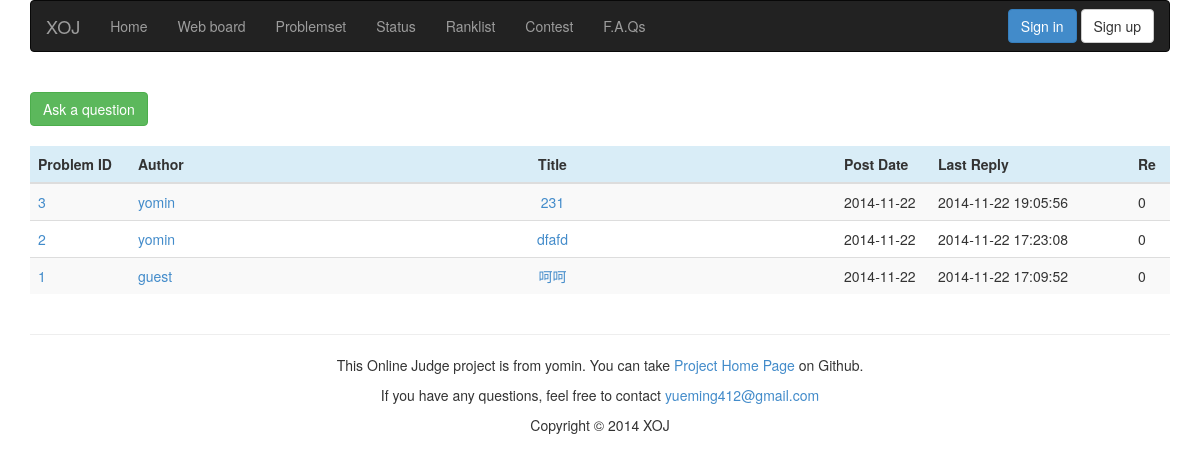
/discuss/, run on an earlier commit of the app's database.
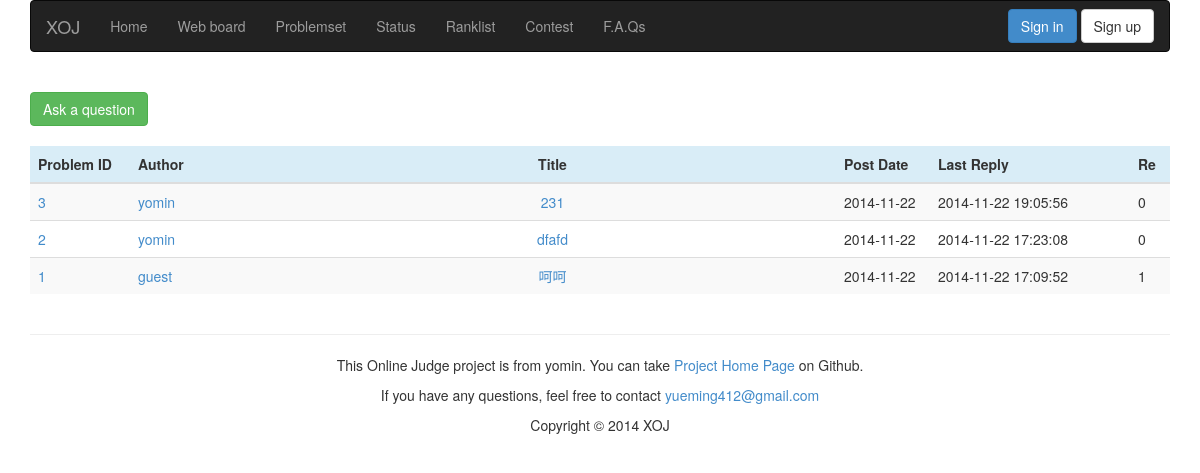
And on a later commit of the database.
### appfile/models.py (models this page shows, shortened)
class Comment(db.Model):
    tid = db.Column(db.Integer, primary_key = True)
    pid = db.Column(db.Integer)
    userid = db.Column(db.String(22))
    nickname = db.Column(db.String(22))
    title = db.Column(db.String(32))
    content = db.Column(db.Text)
    post_time = db.Column(db.String(19))
    last_reply = db.Column(db.String(19))
    re = db.Column(db.Integer, default = 0)
    replys = db.relationship('Reply', backref = db.backref('comment'))

### appfile/views.py (the view)
@app.route('/discuss/')
def discuss():
    pid = request.args.get('pid')
    if pid:
        comment_list = Comment.query.filter_by(pid = pid).order_by(Comment.last_reply.desc()).all()
    else:
        comment_list = Comment.query.order_by(Comment.last_reply.desc()).all()
    return render_template('discuss.html', comment_list = comment_list, pid = pid)

### appfile/views.py (called while the page is built)
@app.before_request
def before_request():
    g.user = current_user
    if g.user.is_authenticated():
        g.url = url_for('userinfo',userid = g.user.userid)

### appfile/templates/discuss.html (shortened to what this page needs)
{% extends "base.html" %}
{% block content %}
<br>
<div class="container">
    <a href={{ url_for('newpost', pid = pid) }} class="btn btn-success"> Ask a question </a>
    <br><br>
    <table class="table table-striped table-hover">
        <thead>
            <tr class="info">
                <th width="100px">Problem ID</th>
                <th width="139px">Author</th>
                <th style="text-align: center">Title</th>
                <th width="94px">Post Date</th>
                <th width="200px">Last Reply</th>
                <th width="40px">Re</th>
            </tr>
        </thead>
        <tbody>
            {% for comment in comment_list %}
            <tr>
                <td>
                    <a href={{ url_for('show_problem', pid = comment.pid) }}>{{ comment.pid }}</a>
                </td>
                <td>
                    <a href={{ url_for('userinfo', userid = comment.userid) }}>{{ comment.userid }}</a>
                </td>
                <td style="text-align: center">
                    <a href={{ url_for('show_comment', tid = comment.tid) }}>{{ comment.title }}</a>
                </td>
                <td>{{ comment.post_time.split()[0] }}</td>
                <td>{{ comment.last_reply }}</td>
                <td>{{ comment.re }}</td>
            </tr>
            {% endfor %}
        </tbody>
    </table>
</div>
{% endblock %}

What changed in the data, as far as the page shows it:
changed Comment "guest": re "0" → "1"
